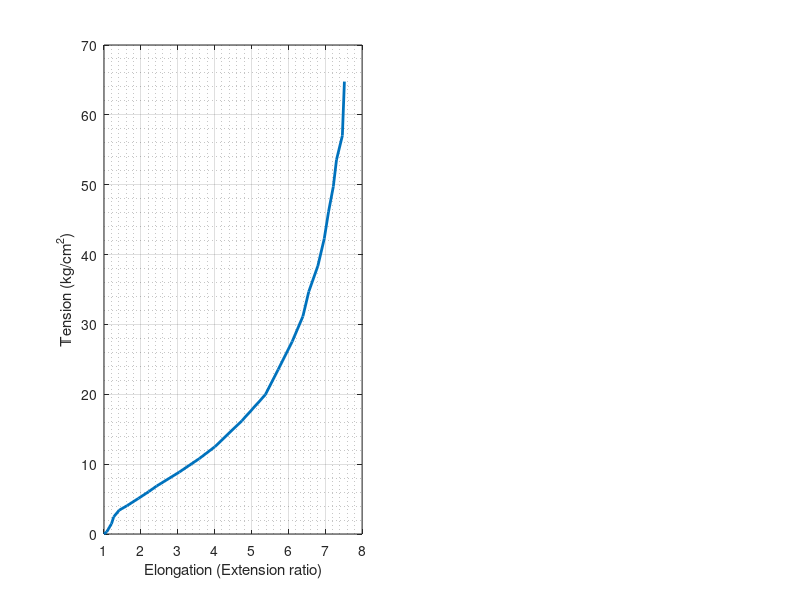

This figure's MATLAB source: (Note: this script raises an error after producing the figure.)
clear;
a=importdata('Treloar_data.csv');
a(:,1);a(:,2);[m,n]=size(a);
L = 0.010;  % length in meters
T = 0.0008; % thickness in meters 
W = 0.003;  % width in meters

current_length=a(:,1)*L;
engr_strain=(current_length-L)/L;
ln_strain=log(current_length/L);
format shortEng
% need to convert kg/cm^2 to Pascals
stress_pa=a(:,2)*100*100*9.80665;
% write out text file that can be opened in 
% abaqus to define material property data
fID=fopen('Treloar_data_abaqus_format.dat','w');
for i=1:m
   % fprintf(fID,'%e   %e\n',stress_pa(i),ln_strain(i));
    fprintf(fID,'%e   %e\n',stress_pa(i),engr_strain(i));
end
fclose(fID);

% plot original data from Treloar
figure
subplot(1,2,1)
h=plot(a(:,1),a(:,2)); 
set(h,'LineWidth',2);
xlabel('Elongation (Extension ratio)')
ylabel('Tension (kg/cm^2)')
hold on 
grid on
grid minor


%post-process Abaqus RPT files
plotabaqusportion = 1;
if plotabaqusportion == 1
  
   
     d=importdata('disp.dat');
     deformed_y= str2double(d.textdata(3:end,2));
     elongation=(L+deformed_y) ./ L;


     rf=importdata('rf.dat')
     rf_y=rf.data(:,2)
     nominal_stress=-2.0*rf_y ./ (W * T );
     subplot(1,2,1)
     h=plot(elongation,nominal_stress/(100*100*9.80665));

end












